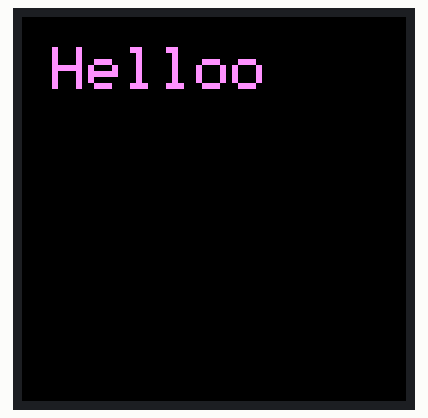
The sketch below on a simulated ESP32. On the bench: 128×128 colour display. What the sketch prints to the serial monitor is not drawn.

Above: at 0.7 s.

The sketch:

HelloESP32_spi_tft_128_128.ino
```cpp
#include <Adafruit_GFX.h>
#include <Adafruit_ST7735.h>
#include <SPI.h>

#define ST77XX_PINK 0xFC9F

#define TFT_CS   5
#define TFT_DC   2
#define TFT_RST  4

Adafruit_ST7735 tft = Adafruit_ST7735(TFT_CS, TFT_DC, TFT_RST);

void setup() {
  Serial.begin(115200);
  delay(500);
  Serial.println("Init TFT...");

  SPI.begin(18, -1, 23);  // SCK=18, MOSI=23

  tft.initR(INITR_144GREENTAB); // for most 128x128 modules
  // Try other tabs if still blank:
  // tft.initR(INITR_BLACKTAB);
  // tft.initR(INITR_REDTAB);

  tft.setSPISpeed(8000000); // 8 MHz
  tft.fillScreen(ST77XX_BLACK);

  tft.setTextColor(ST77XX_PINK);
  tft.setTextSize(2);
  tft.setCursor(10, 10);
  tft.println("Helloo");

  Serial.println("TFT ready.");
}

void loop() {
  delay(1000);
}
```
